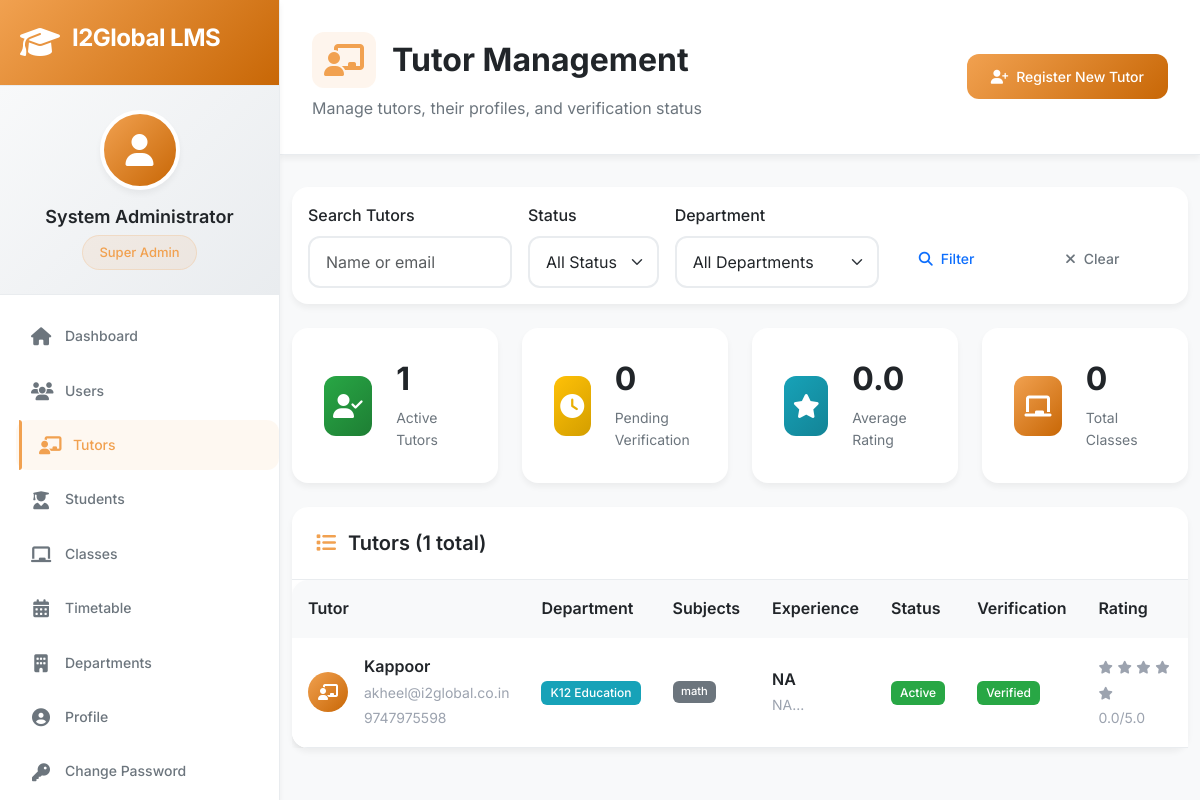
The app's page /admin/tutors (signed in), older data.
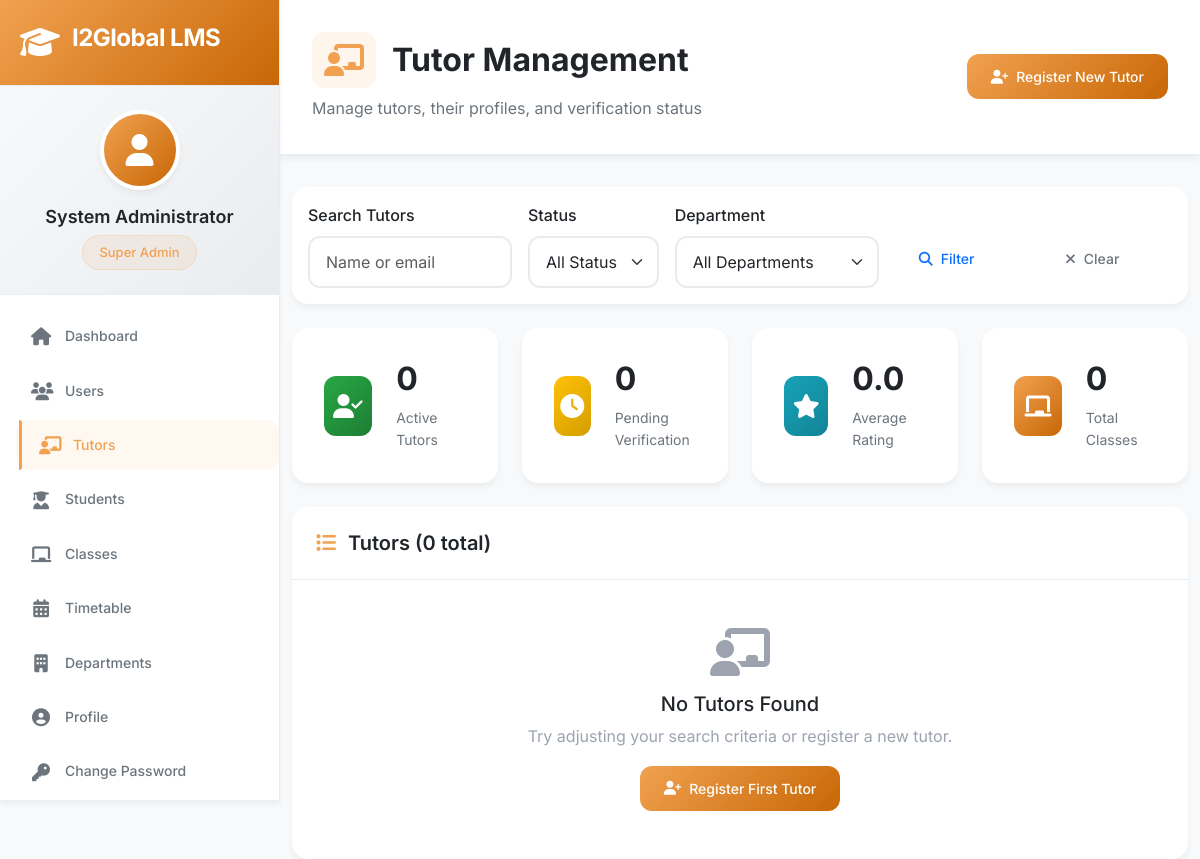
The same page, newer data.
### app/models/tutor.py (models this page shows, shortened)
class Tutor(db.Model):
    __tablename__ = 'tutors'
    id = db.Column(db.Integer, primary_key=True)
    user_id = db.Column(db.Integer, db.ForeignKey('users.id'), unique=True, nullable=False)
    qualification = db.Column(db.String(200), nullable=False)
    experience = db.Column(db.Text)  # Years and background
    subjects = db.Column(db.Text)  # JSON array of subjects
    grades = db.Column(db.Text)  # JSON array of grade levels
    boards = db.Column(db.Text)  # JSON array of education boards
    availability = db.Column(db.Text)  # JSON object for weekly schedule
    salary_type = db.Column(db.String(20), nullable=False)  # 'monthly' or 'hourly'
    monthly_salary = db.Column(db.Float)
    hourly_rate = db.Column(db.Float)
    documents = db.Column(db.Text)  # JSON object with document file paths
    demo_video = db.Column(db.String(200))
    interview_video = db.Column(db.String(200))
    bank_details = db.Column(db.Text)  # JSON object with banking info
    status = db.Column(db.String(20), default='pending')  # pending, active, inactive, suspended
    verification_status = db.Column(db.String(20), default='pending')  # pending, verified, rejected
    rating = db.Column(db.Float, default=0.0)
    total_classes = db.Column(db.Integer, default=0)
    completed_classes = db.Column(db.Integer, default=0)
    created_at = db.Column(db.DateTime, default=datetime.utcnow)
    last_class = db.Column(db.DateTime)
    def get_subjects(self):
        if self.subjects:
            try:
                return json.loads(self.subjects)
            except:
                return []
        return []
    def get_status_display(self):
        status_map = {
            'pending': 'Pending Review',
            'active': 'Active',
            'inactive': 'Inactive',
            'suspended': 'Suspended'
        }
        return status_map.get(self.status, self.status.title())

### app/models/user.py (models this page shows, shortened)
class User(UserMixin, db.Model):
    __tablename__ = 'users'
    id = db.Column(db.Integer, primary_key=True)
    username = db.Column(db.String(80), unique=True, nullable=False, index=True)
    email = db.Column(db.String(120), unique=True, nullable=False, index=True)
    password_hash = db.Column(db.String(255), nullable=False)
    full_name = db.Column(db.String(100), nullable=False)
    phone = db.Column(db.String(20))
    address = db.Column(db.Text)
    profile_picture = db.Column(db.String(100))
    role = db.Column(db.String(20), nullable=False, default='tutor')  # superadmin, admin, coordinator, tutor
    department_id = db.Column(db.Integer, db.ForeignKey('departments.id'))
    is_active = db.Column(db.Boolean, default=True)
    is_verified = db.Column(db.Boolean, default=False)
    created_at = db.Column(db.DateTime, default=datetime.utcnow)
    last_login = db.Column(db.DateTime)
    joining_date = db.Column(db.Date)
    working_hours = db.Column(db.String(50))  # "9:00 AM - 6:00 PM"
    emergency_contact = db.Column(db.Text)  # JSON string
    department = db.relationship('Department', foreign_keys=[department_id], backref='users', lazy=True)
    tutor_profile = db.relationship('Tutor', backref='user', uselist=False, lazy=True)
    def has_permission(self, permission):
        if self.role == 'superadmin':
            return True
    def get_role_display(self):
        role_map = {
            'superadmin': 'Super Admin',
            'admin': 'Admin',
            'coordinator': 'Coordinator',
            'tutor': 'Tutor'
        }
        return role_map.get(self.role, self.role.title())

### app/models/department.py (models this page shows, shortened)
class Department(db.Model):
    __tablename__ = 'departments'
    id = db.Column(db.Integer, primary_key=True)
    name = db.Column(db.String(50), unique=True, nullable=False)
    code = db.Column(db.String(10), unique=True, nullable=False)  # K12, TT, UPSKILL
    description = db.Column(db.Text)
    permissions = db.Column(db.Text)  # JSON string of permissions
    is_active = db.Column(db.Boolean, default=True)
    created_at = db.Column(db.DateTime, default=datetime.utcnow)
    created_by = db.Column(db.Integer, db.ForeignKey('users.id'))
    settings = db.Column(db.Text)  # JSON string for department-specific settings

### app/routes/admin.py (the view)
@bp.route('/tutors')
@login_required
@admin_required
def tutors():
    page = request.args.get('page', 1, type=int)
    status_filter = request.args.get('status', '')
    dept_filter = request.args.get('department', '', type=int)
    search = request.args.get('search', '')
    query = Tutor.query.join(User)
    if status_filter:
        query = query.filter(Tutor.status == status_filter)
    if dept_filter:
        query = query.filter(User.department_id == dept_filter)
    if search:
        query = query.filter(User.full_name.contains(search))
    tutors = query.order_by(Tutor.created_at.desc()).paginate(
        page=page, per_page=20, error_out=False
    )
    departments = Department.query.filter_by(is_active=True).all()
    return render_template('admin/tutors.html', tutors=tutors, departments=departments)

### app/models/user.py (called while the page is built)
@login.user_loader
def load_user(user_id):
    return User.query.get(int(user_id))

### app/routes/admin.py (called while the page is built)
def admin_required(f):
    @wraps(f)
    def decorated_function(*args, **kwargs):
        if current_user.role not in ['superadmin', 'admin', 'coordinator']:
            flash('Access denied. Insufficient permissions.', 'error')
            return redirect(url_for('dashboard.index'))
        return f(*args, **kwargs)
    return decorated_function

### app/templates/admin/tutors.html (shortened to what the changed rows need)
{% extends "base.html" %}
{% block content %}
<div class="page-header">
    <div class="d-flex justify-content-between align-items-center">
        <div>
            <h1 class="page-title">
                <i class="fas fa-chalkboard-teacher"></i>
                Tutor Management
            </h1>
        </div>
    </div>
</div>
<div class="container-fluid">
    <div class="row g-4 mb-4">
        <div class="col-lg-3 col-md-6">
            <div class="stat-card">
                <div class="stat-content">
                    <h3>{{ tutors.items|selectattr('status', 'equalto', 'active')|list|length }}</h3>
                    <p>Active Tutors</p>
                </div>
            </div>
        </div>
    </div>
    <div class="card">
        <div class="card-header">
            <h5 class="card-title mb-0">
                <i class="fas fa-list"></i>
                Tutors ({{ tutors.total }} total)
            </h5>
        </div>
        <div class="card-body p-0">
            {% if tutors.items %}
            <div class="table-responsive">
                <table class="table table-hover mb-0">
                    <thead>
                        <tr>
                            <th>Tutor</th>
                            <th>Department</th>
                            <th>Subjects</th>
                            <th>Experience</th>
                            <th>Status</th>
                            <th>Verification</th>
                            <th>Rating</th>
                        </tr>
                    </thead>
                    <tbody>
                        {% for tutor in tutors.items %}
                        <tr>
                            <td>
                                <div class="d-flex align-items-center">
                                    <div class="tutor-avatar me-3">
                                        {% if tutor.user.profile_picture %}
                                            <img src="{{ url_for('static', filename='uploads/profiles/' + tutor.user.profile_picture) }}"
                                                 alt="Avatar" class="rounded-circle" width="40" height="40">
                                        {% else %}
                                            <div class="avatar-placeholder">
                                                <i class="fas fa-chalkboard-teacher"></i>
                                            </div>
                                        {% endif %}
                                    </div>
                                    <div>
                                        <div class="fw-semibold">{{ tutor.user.full_name }}</div>
                                        <small class="text-muted">{{ tutor.user.email }}</small><br>
                                        <small class="text-muted">{{ tutor.user.phone }}</small>
                                    </div>
                                </div>
                            </td>
                            <td>
                                {% if tutor.user.department %}
                                    <span class="badge badge-info">{{ tutor.user.department.name }}</span>
                                {% else %}
                                    <span class="text-muted">-</span>
                                {% endif %}
                            </td>
                            <td>
                                <div class="subjects-list">
                                    {% for subject in tutor.get_subjects()[:2] %}
                                        <span class="badge badge-secondary me-1">{{ subject }}</span>
                                    {% endfor %}
                                </div>
                            </td>
                            <td>
                                <span class="fw-semibold">{{ tutor.qualification }}</span><br>
                                <small class="text-muted">{{ tutor.experience[:50] }}...</small>
                            </td>
                            <td>
                                <span class="badge badge-{{ 'success' if tutor.status == 'active' else 'warning' if tutor.status == 'pending' else 'danger' }}">
                                    {{ tutor.get_status_display() }}
                                </span>
                            </td>
                            <td>
                                <span class="badge badge-{{ 'success' if tutor.verification_status == 'verified' else 'warning' if tutor.verification_status == 'pending' else 'danger' }}">
                                    {{ tutor.verification_status|title }}
                                </span>
                            </td>
                            <td>
                                <div class="rating">
                                    {% for i in range(5) %}
                                        <i class="fas fa-star {% if i < tutor.rating %}text-warning{% else %}text-muted{% endif %}"></i>
                                    {% endfor %}
                                    <br>
                                    <small class="text-muted">{{ "%.1f"|format(tutor.rating) }}/5.0</small>
                                </div>
                            </td>
                        </tr>
                        {% endfor %}
                    </tbody>
                </table>
            </div>
            {% else %}
            <div class="text-center py-5">
                <i class="fas fa-chalkboard-teacher fa-3x text-muted mb-3"></i>
                <h5>No Tutors Found</h5>
                <p class="text-muted">Try adjusting your search criteria or register a new tutor.</p>
                <a href="{{ url_for('admin.register_tutor') }}" class="btn btn-primary">
                    <i class="fas fa-user-plus"></i>
                    Register First Tutor
                </a>
            </div>
            {% endif %}
        </div>
    </div>
</div>
{% endblock %}

Row changes from the older to the newer data that the page shows:
removed Tutor: user.full_name "Kappoor", user.email "akheel@i2global.co.in", user.phone "9747975598", user.department.name "K12 Education", 2 "math", qualification "NA", experience "NA", status "Active", verification_status "Verified", rating "0.0"
Text that changed along with them:
{{ tutors.items|selectattr('status', 'equalto', 'active')|list|length }}: "1" → "0"
{{ tutors.total }}: "1" → "0"
text no longer shown: "Tutor Department Subjects Experience Status Verification Rating"
text now shown: "No Tutors Found Try adjusting your search criteria or register a new tutor. Register First Tutor"
